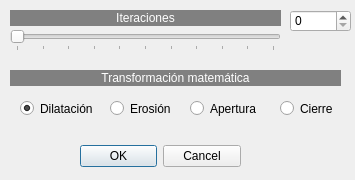
<?xml version="1.0" encoding="UTF-8"?>
<ui version="4.0">
 <class>morfo_mat</class>
 <widget class="QDialog" name="morfo_mat">
  <property name="geometry">
   <rect>
    <x>0</x>
    <y>0</y>
    <width>355</width>
    <height>180</height>
   </rect>
  </property>
  <property name="windowTitle">
   <string>Dialog</string>
  </property>
  <widget class="QDialogButtonBox" name="buttonBox">
   <property name="geometry">
    <rect>
     <x>80</x>
     <y>140</y>
     <width>161</width>
     <height>32</height>
    </rect>
   </property>
   <property name="orientation">
    <enum>Qt::Horizontal</enum>
   </property>
   <property name="standardButtons">
    <set>QDialogButtonBox::Cancel|QDialogButtonBox::Ok</set>
   </property>
  </widget>
  <widget class="QLabel" name="label">
   <property name="geometry">
    <rect>
     <x>10</x>
     <y>10</y>
     <width>271</width>
     <height>16</height>
    </rect>
   </property>
   <property name="styleSheet">
    <string notr="true">background-color: rgb(128, 128, 128);
color: rgb(255, 255, 255);</string>
   </property>
   <property name="text">
    <string>Iteraciones</string>
   </property>
   <property name="alignment">
    <set>Qt::AlignCenter</set>
   </property>
  </widget>
  <widget class="QSlider" name="horizontalSlider">
   <property name="geometry">
    <rect>
     <x>10</x>
     <y>30</y>
     <width>271</width>
     <height>21</height>
    </rect>
   </property>
   <property name="minimum">
    <number>0</number>
   </property>
   <property name="maximum">
    <number>10</number>
   </property>
   <property name="pageStep">
    <number>16</number>
   </property>
   <property name="orientation">
    <enum>Qt::Horizontal</enum>
   </property>
   <property name="tickPosition">
    <enum>QSlider::TicksBelow</enum>
   </property>
   <property name="tickInterval">
    <number>1</number>
   </property>
  </widget>
  <widget class="QSpinBox" name="spinBox">
   <property name="geometry">
    <rect>
     <x>290</x>
     <y>10</y>
     <width>61</width>
     <height>22</height>
    </rect>
   </property>
   <property name="minimum">
    <number>0</number>
   </property>
   <property name="maximum">
    <number>10</number>
   </property>
  </widget>
  <widget class="QLabel" name="label_2">
   <property name="geometry">
    <rect>
     <x>10</x>
     <y>70</y>
     <width>331</width>
     <height>16</height>
    </rect>
   </property>
   <property name="styleSheet">
    <string notr="true">background-color: rgb(128, 128, 128);
color: rgb(255, 255, 255);</string>
   </property>
   <property name="text">
    <string>Transformación matemática</string>
   </property>
   <property name="alignment">
    <set>Qt::AlignCenter</set>
   </property>
  </widget>
  <widget class="QRadioButton" name="radioButton">
   <property name="geometry">
    <rect>
     <x>20</x>
     <y>100</y>
     <width>82</width>
     <height>17</height>
    </rect>
   </property>
   <property name="text">
    <string>Dilatación</string>
   </property>
   <property name="checked">
    <bool>true</bool>
   </property>
  </widget>
  <widget class="QRadioButton" name="radioButton_2">
   <property name="geometry">
    <rect>
     <x>110</x>
     <y>100</y>
     <width>82</width>
     <height>17</height>
    </rect>
   </property>
   <property name="text">
    <string>Erosión</string>
   </property>
  </widget>
  <widget class="QRadioButton" name="radioButton_3">
   <property name="geometry">
    <rect>
     <x>190</x>
     <y>100</y>
     <width>82</width>
     <height>17</height>
    </rect>
   </property>
   <property name="text">
    <string>Apertura</string>
   </property>
  </widget>
  <widget class="QRadioButton" name="radioButton_4">
   <property name="geometry">
    <rect>
     <x>280</x>
     <y>100</y>
     <width>82</width>
     <height>17</height>
    </rect>
   </property>
   <property name="text">
    <string>Cierre</string>
   </property>
  </widget>
 </widget>
 <resources/>
 <connections>
  <connection>
   <sender>buttonBox</sender>
   <signal>accepted()</signal>
   <receiver>morfo_mat</receiver>
   <slot>accept()</slot>
   <hints>
    <hint type="sourcelabel">
     <x>248</x>
     <y>254</y>
    </hint>
    <hint type="destinationlabel">
     <x>157</x>
     <y>274</y>
    </hint>
   </hints>
  </connection>
  <connection>
   <sender>buttonBox</sender>
   <signal>rejected()</signal>
   <receiver>morfo_mat</receiver>
   <slot>reject()</slot>
   <hints>
    <hint type="sourcelabel">
     <x>316</x>
     <y>260</y>
    </hint>
    <hint type="destinationlabel">
     <x>286</x>
     <y>274</y>
    </hint>
   </hints>
  </connection>
 </connections>
</ui>
